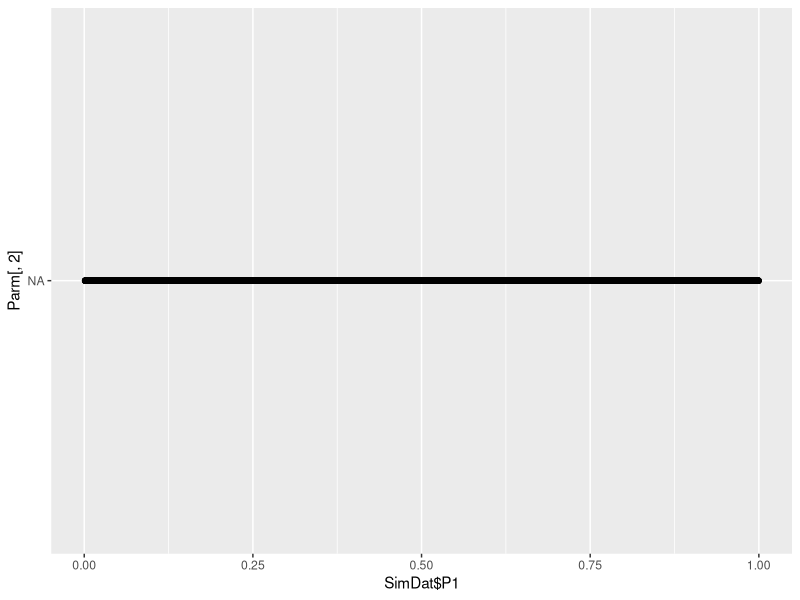
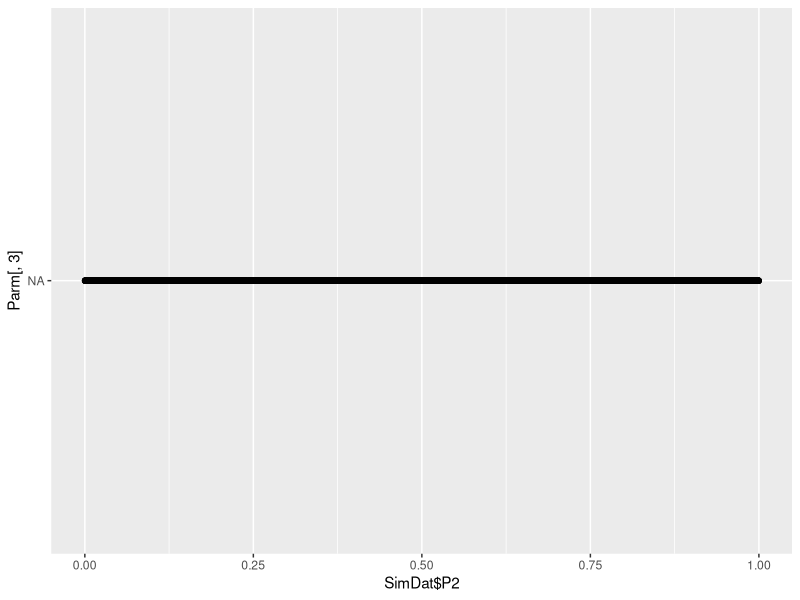
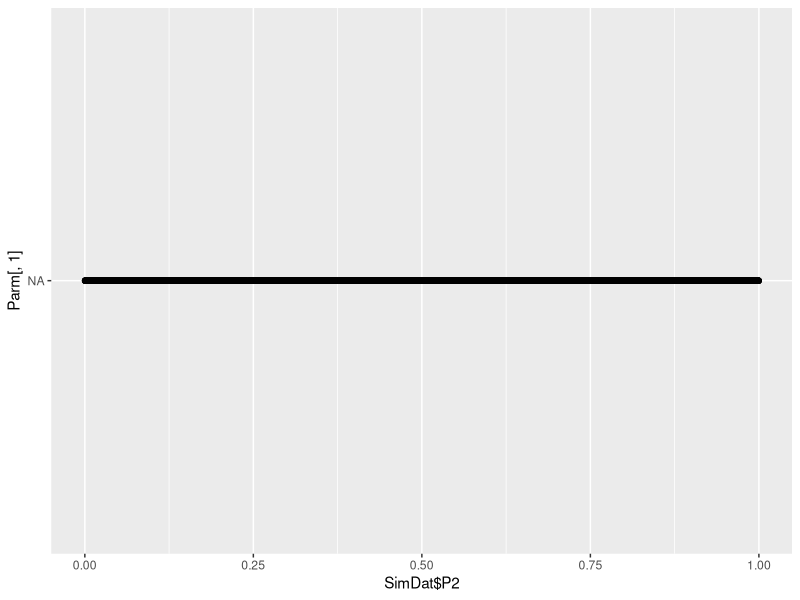

These charts were generated, in order, by the following R code:
## ---- chunk 1
knitr::opts_chunk$set(echo = TRUE)
## ---- chunk 2
Icor<-function(p1,p2,a){
  # Conditional probabilities
  ## A through B can be estimated from the data
  ## Use these equations to try to solve for p1, p2 & a
  ## For example, B-C or C-B will isolate p1 and p2 only
  A<-p1*p2*(1-2*a)
  B<-p1*(1-p2)+p1*p2*a
  C<-(1-p1)*p2+p1*p2*a
  D<-(1-p1)*(1-p2)

  # Equations for calculating (co)variances and correlation coefficient  
  V1<-(A+B)*(1-(A+B))
  V2<-(A+C)*(1-(A+C))
  COV12<-A-(A+B)*(A+C)

  COR12<-COV12/(sqrt(V1)*sqrt(V2))
  
  # Insert equations for A through B here
  ## For example, if you wanted to solve for p1 & p2 only
  p1_p2<-B-C
  ## Combine A through B to isolate each of these terms
  a<-NA # Insert equation for estimating alpha (a)
  p1<-NA # Insert equation for p1
  p2<-NA# insert equation for p2
  
  return(cbind(a,p1,p2))
}

# Test your model
SimDat<-data.frame(P1=runif(5000),P2=runif(5000),a=runif(5000))
Parm<-Icor(p1=SimDat$P1,p2=SimDat$P2,a=SimDat$a)
library(ggplot2)

#Each of these 3 plots will be a 1:1 line if your calculations are correct"
## Test p1
qplot(SimDat$P1,Parm[,2])
## Test p2
qplot(SimDat$P2,Parm[,3])
## Test alpha
qplot(SimDat$P2,Parm[,1])
